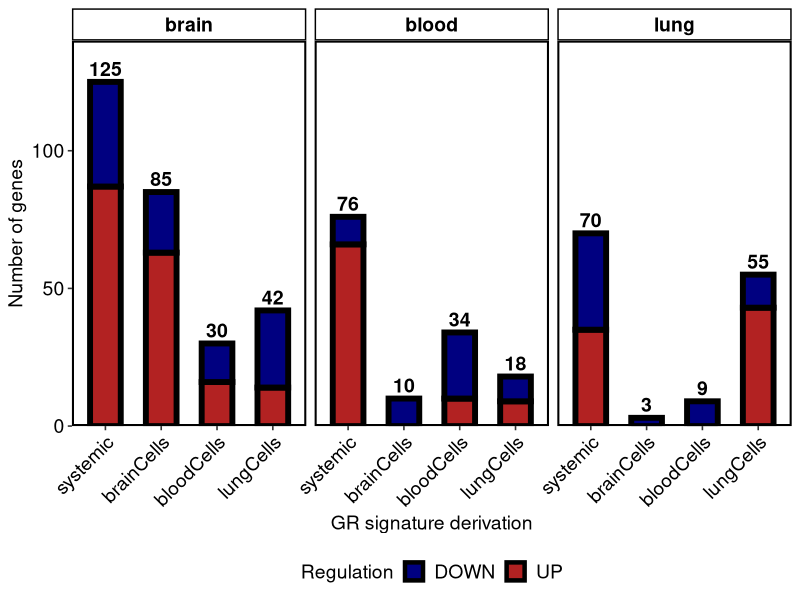

This figure's R source:
library(tibble)

gr_signature_long <- tribble(
  ~grSignature_derivation, ~tissue, ~direction, ~value,
  
  # systemic
  "systemic", "brain", "UP",   87,
  "systemic", "brain", "DOWN", 38,
  "systemic", "brain", "SUM", 125,
  
  "systemic", "blood", "UP",   66,
  "systemic", "blood", "DOWN", 10,
  "systemic", "blood", "SUM",  76,
  
  "systemic", "lung", "UP",    35,
  "systemic", "lung", "DOWN",  35,
  "systemic", "lung", "SUM",   70,
  
  # brainCells
  "brainCells", "brain", "UP",   63,
  "brainCells", "brain", "DOWN", 22,
  "brainCells", "brain", "SUM",  85,
  
  "brainCells", "blood", "UP",   0,
  "brainCells", "blood", "DOWN", 10,
  "brainCells", "blood", "SUM",  10,
  
  "brainCells", "lung", "UP",    0,
  "brainCells", "lung", "DOWN",  3,
  "brainCells", "lung", "SUM",   3,
  
  # bloodCells
  "bloodCells", "brain", "UP",   16,
  "bloodCells", "brain", "DOWN", 14,
  "bloodCells", "brain", "SUM",  30,
  
  "bloodCells", "blood", "UP",   10,
  "bloodCells", "blood", "DOWN", 24,
  "bloodCells", "blood", "SUM",  34,
  
  "bloodCells", "lung", "UP",    0,
  "bloodCells", "lung", "DOWN",  9,
  "bloodCells", "lung", "SUM",   9,
  
  # lungCells
  "lungCells", "brain", "UP",   14,
  "lungCells", "brain", "DOWN", 28,
  "lungCells", "brain", "SUM",  42,
  
  "lungCells", "blood", "UP",   9,
  "lungCells", "blood", "DOWN", 9,
  "lungCells", "blood", "SUM",  18,
  
  "lungCells", "lung", "UP",    43,
  "lungCells", "lung", "DOWN",  12,
  "lungCells", "lung", "SUM",   55
)

gr_signature_long


library(dplyr)
library(ggplot2)


# Dane do słupków
bars_df <- gr_signature_long %>%
  filter(direction %in% c("UP", "DOWN")) %>%
  mutate(
    tissue = factor(tissue, levels = c("brain", "blood", "lung")),
    grSignature_derivation = factor(
      grSignature_derivation,
      levels = c("systemic", "brainCells", "bloodCells", "lungCells")
    ),
    direction = factor(direction, levels = c("UP", "DOWN"))
  )

# Dane do etykiet SUM
sum_df <- gr_signature_long %>%
  filter(direction == "SUM") %>%
  mutate(
    tissue = factor(tissue, levels = c("brain", "blood", "lung")),
    grSignature_derivation = factor(
      grSignature_derivation,
      levels = c("systemic", "brainCells", "bloodCells", "lungCells")
    )
  )
# kolejność stackowania: UP na dole, DOWN na górze
bars_df <- bars_df %>%
  mutate(direction = factor(direction, levels = c("DOWN", "UP")))

svg(
  filename = "/home/mateusz/projects/ifpan-michkor-gr/results_v2/enrichr/enrichr_cellMarker_18.01.2026/barplot_enrichrCellMarkerGrouped_grSignatures_18.01.2026.svg",
  width = 10,   # mm -> cale (180 mm, publikacyjna szerokość)
  height = 6  # mm -> cale
  # pointsize = 12
)

ggplot(bars_df, aes(x = grSignature_derivation, y = value, fill = direction)) +
  # geom_col(width = 0.55) +
  geom_col(width = 0.55, colour = "black", linewidth = 2) +

  facet_wrap(~ tissue, nrow = 1) +
  scale_y_continuous(expand = expansion(mult = c(0, 0.12))) +
  scale_fill_manual(values = c(UP = "firebrick", DOWN = "navyblue")) +
  labs(
    x = "GR signature derivation",
    y = "Number of genes",
    fill = "Regulation"
  ) +
  theme_bw(base_size = 12) +
  theme(
    legend.position = "bottom",
    
    strip.background = element_rect(fill = "white", colour = "black", size = 1),
    strip.text = element_text(face = "bold", size = 14, colour = "black"),
    
    axis.title.x = element_text(size = 14, colour = "black"),
    axis.title.y = element_text(size = 14, colour = "black"),
    axis.text.x  = element_text(size = 14, angle = 45, hjust = 1, colour = "black"),
    axis.text.y  = element_text(size = 14, colour = "black"),
    
    legend.title = element_text(size = 14, colour = "black"),
    legend.text  = element_text(size = 14, colour = "black"),
    
    panel.border = element_rect(colour = "black", fill = NA, size = 1.4),
    panel.grid = element_blank()
  ) +
  geom_text(
    data = sum_df,
    aes(x = grSignature_derivation, y = value, label = value),
    inherit.aes = FALSE,
    vjust = -0.4,
    size = 14/2.83,
    fontface = "bold"
  ) 

dev.off()
